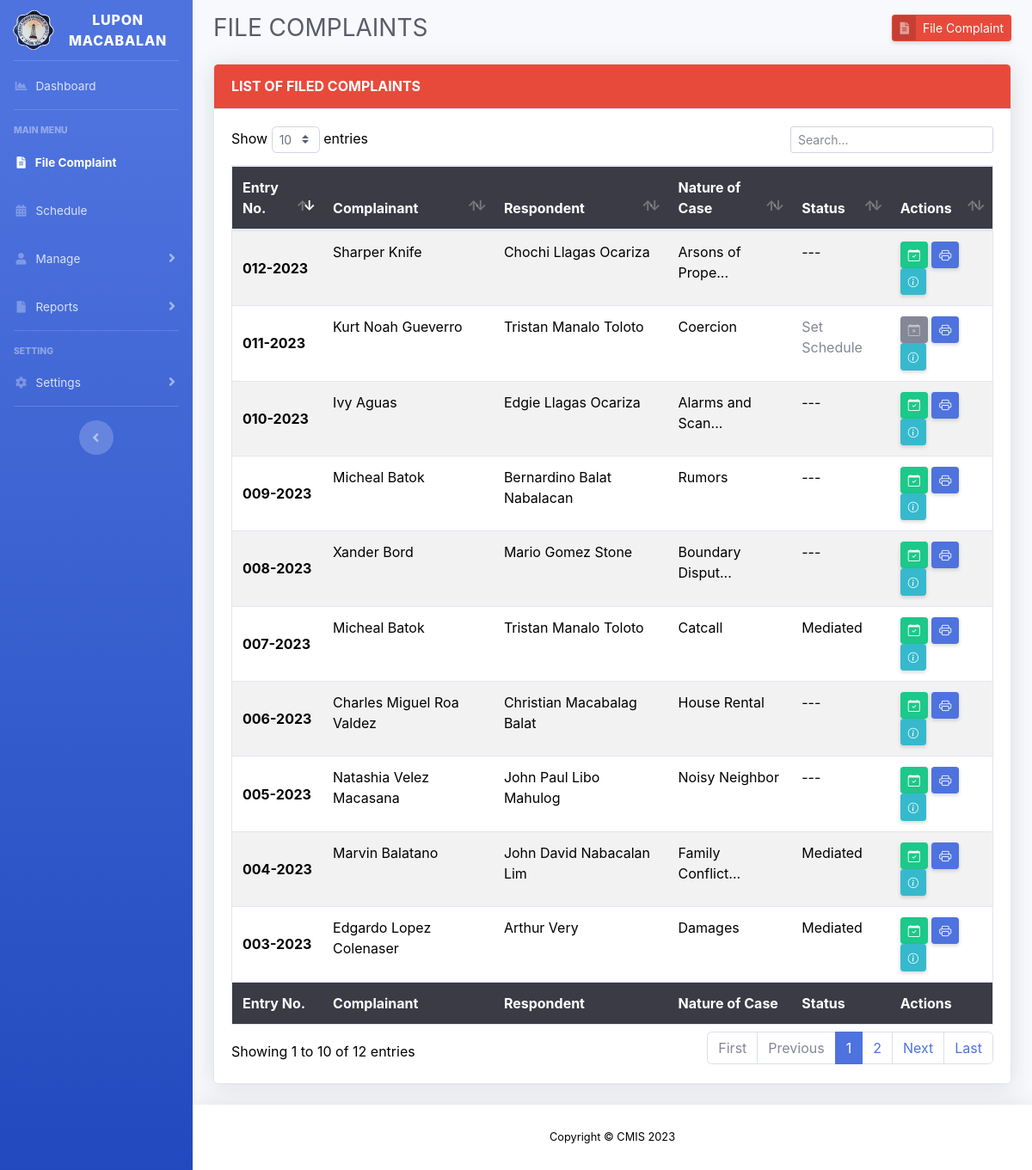
The app's page /file-complaint.php (signed in), older data.
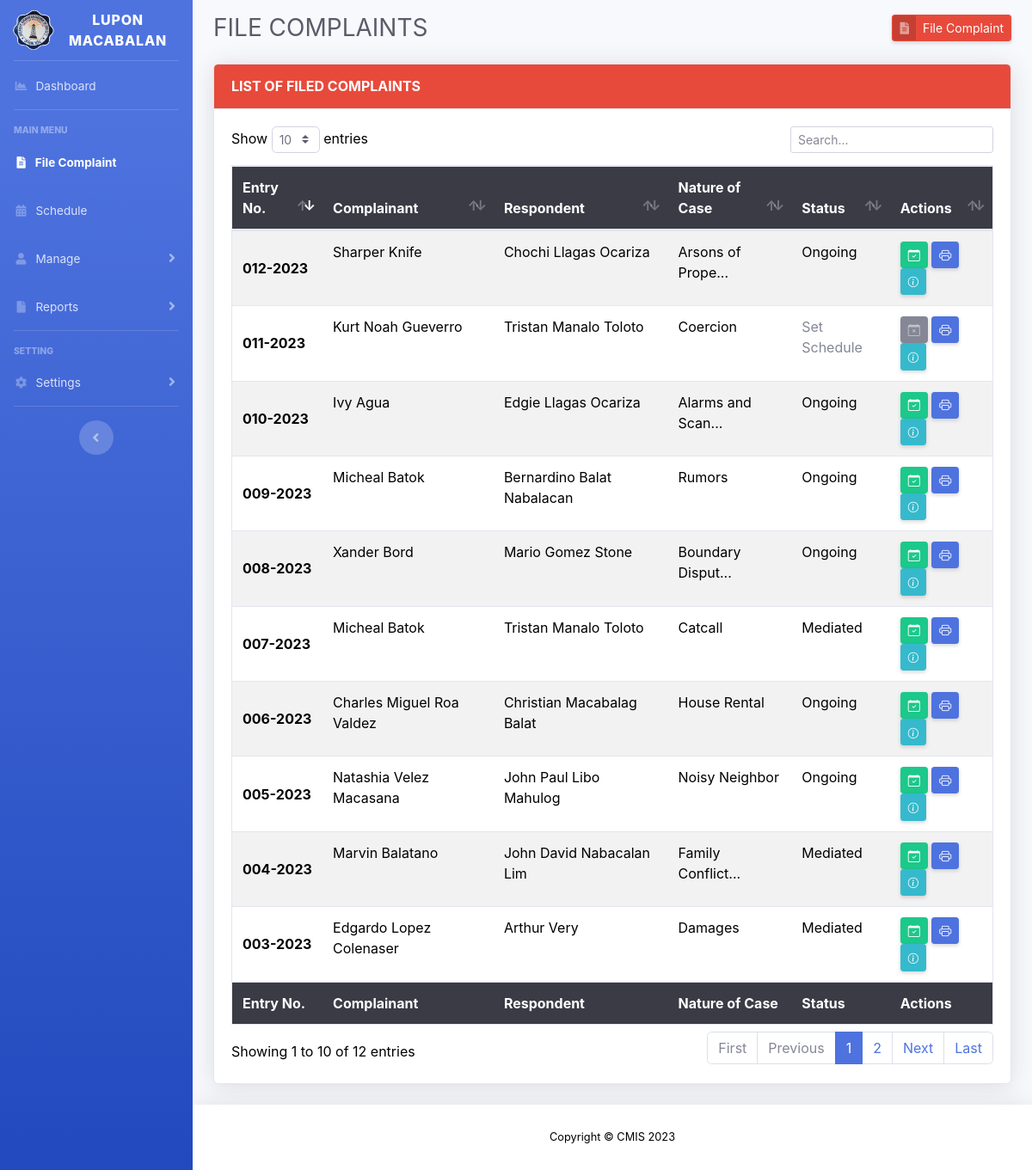
The same page, newer data.
### tables this page shows
CREATE TABLE `tbl_file_complaint` (
  `fc_id` varchar(50) NOT NULL,
  `comp_id` int(15) NOT NULL,
  `resp_id` int(15) NOT NULL,
  `com_id` int(15) NOT NULL,
  `fc_statement` text NOT NULL,
  `status_id` tinyint(3) NOT NULL DEFAULT 1,
  `fc_type` tinyint(3) NOT NULL DEFAULT 0 COMMENT '[0] = Resident\r\n[1] = Non Resident',
  `fc_regdatetime` timestamp NOT NULL DEFAULT current_timestamp(),
  `fc_moddatetime` timestamp NOT NULL DEFAULT current_timestamp() ON UPDATE current_timestamp(),
  PRIMARY KEY (`fc_id`),
  KEY `comp_id` (`comp_id`,`resp_id`,`com_id`,`status_id`)
);

CREATE TABLE `tbl_residents` (
  `res_id` int(15) unsigned NOT NULL AUTO_INCREMENT,
  `res_fname` varchar(50) NOT NULL,
  `res_mname` varchar(50) NOT NULL,
  `res_lname` varchar(50) NOT NULL,
  `res_suffix` varchar(5) NOT NULL,
  `res_birthday` date NOT NULL,
  `res_age` int(3) NOT NULL,
  `res_gender` text NOT NULL,
  `res_cstatus` text NOT NULL,
  `zone_id` int(11) NOT NULL,
  `res_contact` varchar(11) NOT NULL,
  `res_regDateTime` timestamp NOT NULL DEFAULT current_timestamp(),
  `res_moddatetime` timestamp NOT NULL DEFAULT current_timestamp() ON UPDATE current_timestamp(),
  PRIMARY KEY (`res_id`),
  KEY `zone_id` (`zone_id`)
);

CREATE TABLE `tbl_complaint_type` (
  `com_id` int(15) NOT NULL AUTO_INCREMENT,
  `com_name` varchar(100) NOT NULL,
  `com_details` text NOT NULL,
  `com_regdatetime` timestamp NOT NULL DEFAULT current_timestamp(),
  PRIMARY KEY (`com_id`)
);

CREATE TABLE `tbl_status` (
  `status_id` int(11) unsigned NOT NULL AUTO_INCREMENT,
  `status_name` varchar(50) NOT NULL,
  `status_description` text NOT NULL,
  `status_regdatetime` timestamp NOT NULL DEFAULT current_timestamp(),
  PRIMARY KEY (`status_id`)
);

CREATE TABLE `tbl_non_residents` (
  `nres_id` int(15) unsigned NOT NULL AUTO_INCREMENT,
  `nres_fname` varchar(50) NOT NULL,
  `nres_mname` varchar(50) NOT NULL,
  `nres_lname` varchar(50) NOT NULL,
  `nres_suffix` varchar(5) NOT NULL,
  `nres_birthday` date NOT NULL,
  `nres_age` int(3) NOT NULL,
  `nres_gender` text NOT NULL,
  `citizenship_id` int(11) NOT NULL,
  `nres_cstatus` text NOT NULL,
  `nres_zone` text NOT NULL,
  `nres_barangay` text NOT NULL,
  `nres_city` text NOT NULL,
  `nres_province` text NOT NULL,
  `nres_zcode` text NOT NULL,
  `nres_contact` varchar(11) NOT NULL,
  `nres_regdatetime` timestamp NOT NULL DEFAULT current_timestamp(),
  `nres_moddatetime` timestamp NOT NULL DEFAULT current_timestamp() ON UPDATE current_timestamp(),
  PRIMARY KEY (`nres_id`),
  KEY `citizenship_id` (`citizenship_id`)
);

### file-complaint.php (the view, shortened to what this page needs)
<?php
include 'layouts/header.php';
include 'config/connection.php';
$fc = $connection->query("SELECT * FROM tbl_file_complaint");
?>
<div id="content">
	<div class="container-fluid">
		<div class="d-sm-flex align-items-center justify-content-between mb-4">
			<h1 class="h3 mb-0 text-gray-800">FILE COMPLAINTS </h1>
			<a href="#" class="btn btn-sm btn-danger btn-icon-split shadow-sm" data-toggle="modal" data-target="#fileComplaintModal">
				<span class="icon text-white-50">
					<i class="fas fa-file-alt"></i>
				</span>
				<span class="text">File Complaint</span>
			</a>
		</div>
		<div class="card shadow mb-4">
			<div class="card-header py-3 bg-danger">
				<h6 class="m-0 font-weight-bold text-white">LIST OF FILED COMPLAINTS</h6>
			</div>
			<div class="card-body">
				<div class="table-responsive">
					<table class="table table-striped border text-dark" id="table_desc" width="100%">
						<thead class="bg-gray-900 text-white">
							<tr>
								<th>Entry No.</th>
								<th>Complainant</th>
								<th>Respondent</th>
								<th>Nature of Case</th>
								<th>Status</th>
								<th>Actions</th>
							</tr>
						</thead>
						<tbody>
							<?php while ($row = $fc->fetch_assoc()) : ?>
								<tr>
									<th class="align-middle"><?= $row['fc_id']; ?></th>
									<td>
										<?php
										$comp_id = $row['comp_id'];
										if ($row['fc_type'] == 0) {
											$c_res = $connection->query("SELECT * FROM tbl_residents WHERE res_id = '$comp_id'")->fetch_assoc();
											$comp_fullname = $c_res['res_fname'] . ' ' . $c_res['res_mname'] . ' ' . $c_res['res_lname'];
										} else if ($row['fc_type'] == 1) {
											$c_nres = $connection->query("SELECT * FROM tbl_non_residents WHERE nres_id = '$comp_id'")->fetch_assoc();
											$comp_fullname = $c_nres['nres_fname'] . ' ' . $c_nres['nres_mname'] . ' ' . $c_nres['nres_lname'];
										}
										echo $comp_fullname;
										?>
									</td>
									<td>
										<?php
										$resp_id = $row['resp_id'];
										$residents = $connection->query("SELECT * FROM tbl_residents WHERE res_id = '$resp_id'")->fetch_assoc();
										$resp_fullname = $residents['res_fname'] . ' ' . $residents['res_mname'] . ' ' . $residents['res_lname'];
										echo $resp_fullname;
										?>
									</td>
									<td>
										<?php
										$com = $row['com_id'];
										$c_query = "SELECT * FROM tbl_complaint_type WHERE com_id = '$com'";
										$c = $connection->query($c_query)->fetch_assoc();
										$com_type = $c['com_name'];
										if (strlen($com_type) >= 15) {
											echo substr($com_type, 0, 15,) . '...';
										} else {
											echo $com_type;
										}
										?>
									</td>
									<td>
										<?php
										$s_fc_id = $row['fc_id'];
										$schedule = "SELECT * FROM tbl_schedules WHERE fc_id = '$s_fc_id'";
										$check_sched = $connection->query($schedule);
										if ($check_sched->num_rows > 0) {
											$fc_status_id = $row['status_id'];
											$status = "SELECT * FROM tbl_status";
											$status_r = $connection->query($status);
											if ($fc_status_id != 0) {
												while ($statdata = $status_r->fetch_assoc()) {
													if ($fc_status_id == $statdata['status_id']) {
														echo $statdata['status_name'];
													}
												}
											} else {
												echo "---";
											}
										} else {
											echo "<span class='text-muted'>Set Schedule</span>";
										}
										?>
									</td>
									<td>
										<?php
										if ($check_sched->num_rows > 0) {
										?>
											<a href="#" class="btn btn-sm btn-success shadow-sm"><i class="bi bi-calendar-check"></i></a>
										<?php
										} else {
										?>
											<a href="#" class="btn btn-sm btn-secondary shadow-sm"><i class="bi bi-calendar-x text-white-50"></i></a>
										<?php
										}
										if ($_SESSION['role'] == 1) {
										?>
											<a href="#" class="btn btn-sm btn-primary shadow-sm"><i class="bi bi-printer"></i></a>
										<?php
										}
										?>
										<a href="view-file-complaint.php?id=<?= $row['fc_id'] ?>" class="btn btn-sm btn-info shadow-sm"><i class="bi bi-info-circle fa-sm"></i></a>
									</td>
								</tr>
							<?php endwhile; ?>
						</tbody>
						<tfoot class="bg-gray-900 text-white">
							<tr>
								<th>Entry No.</th>
								<th>Complainant</th>
								<th>Respondent</th>
								<th>Nature of Case</th>
								<th>Status</th>
								<th>Actions</th>
							</tr>
						</tfoot>
					</table>
				</div>
			</div>
		</div>
	</div>
</div>
<?php
include 'layouts/footer.php';
?>

Row changes from the older to the newer data that the page shows:
changed tbl_file_complaint "Natashia Velez Macasana": gains tbl_status (status_name "Ongoing"); no longer shows "---"
changed tbl_file_complaint "Charles Miguel Roa Valdez": gains tbl_status (status_name "Ongoing"); no longer shows "---"
changed tbl_file_complaint "Xander Bord": gains tbl_status (status_name "Ongoing"); no longer shows "---"
changed tbl_file_complaint "Bernardino Balat Nabalacan": gains tbl_status (status_name "Ongoing"); no longer shows "---"
changed tbl_file_complaint "Edgie Llagas Ocariza": gains tbl_status (status_name "Ongoing"); tbl_non_residents.nres_fname+nres_mname+nres_lname "Ivy Aguas" → "Ivy Agua"; no longer shows "---"
changed tbl_file_complaint "Sharper Knife": gains tbl_status (status_name "Ongoing"); no longer shows "---"
